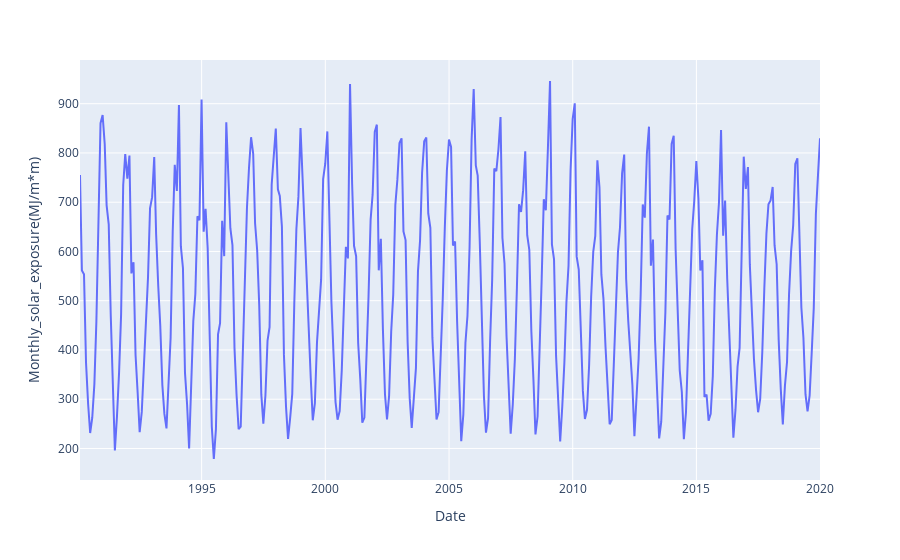
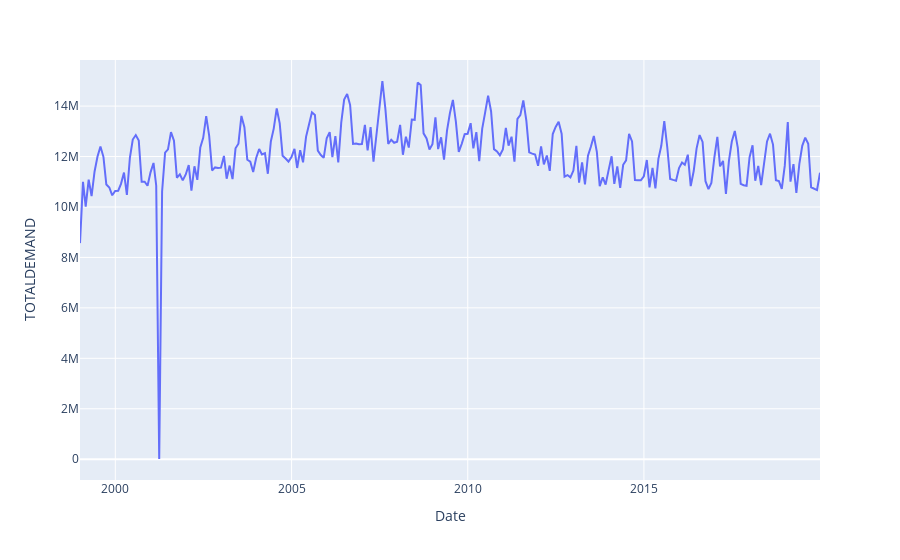

Source (notebook cell) for these figures, in order:
### Code cell
fig1 = px.line(solar_monthly, x="Date", y="Monthly_solar_exposure(MJ/m*m)").show()
fig2 = px.line(ameo_monthly, x="Date", y="TOTALDEMAND").show()

### Figure 1 — Plotly figure (JSON) as saved in the notebook; plotly's stock layout.template omitted (floating-point values rounded to 4 significant figures; data arrays with more than 128 entries replaced by an {"elided": "..."} marker saying what was removed)
{"data": [{"hovertemplate": "Date=%{x}<br>Monthly_solar_exposure(MJ/m*m)=%{y}<extra></extra>", "legendgroup": "", "line": {"color": "#636efa", "dash": "solid"}, "marker": {"symbol": "circle"}, "mode": "lines", "name": "", "orientation": "v", "showlegend": false, "type": "scatter", "x": {"elided": "360 str values"}, "xaxis": "x", "y": {"elided": "360 float values"}, "yaxis": "y"}], "layout": {"legend": {"tracegroupgap": 0}, "margin": {"t": 60}, "xaxis": {"anchor": "y", "domain": [0, 1], "title": {"text": "Date"}}, "yaxis": {"anchor": "x", "domain": [0, 1], "title": {"text": "Monthly_solar_exposure(MJ/m*m)"}}}}

### Figure 2 — Plotly figure (JSON) as saved in the notebook; plotly's stock layout.template omitted (floating-point values rounded to 4 significant figures; data arrays with more than 128 entries replaced by an {"elided": "..."} marker saying what was removed)
{"data": [{"hovertemplate": "Date=%{x}<br>TOTALDEMAND=%{y}<extra></extra>", "legendgroup": "", "line": {"color": "#636efa", "dash": "solid"}, "marker": {"symbol": "circle"}, "mode": "lines", "name": "", "orientation": "v", "showlegend": false, "type": "scatter", "x": {"elided": "253 str values"}, "xaxis": "x", "y": {"elided": "253 float values"}, "yaxis": "y"}], "layout": {"legend": {"tracegroupgap": 0}, "margin": {"t": 60}, "xaxis": {"anchor": "y", "domain": [0, 1], "title": {"text": "Date"}}, "yaxis": {"anchor": "x", "domain": [0, 1], "title": {"text": "TOTALDEMAND"}}}}
